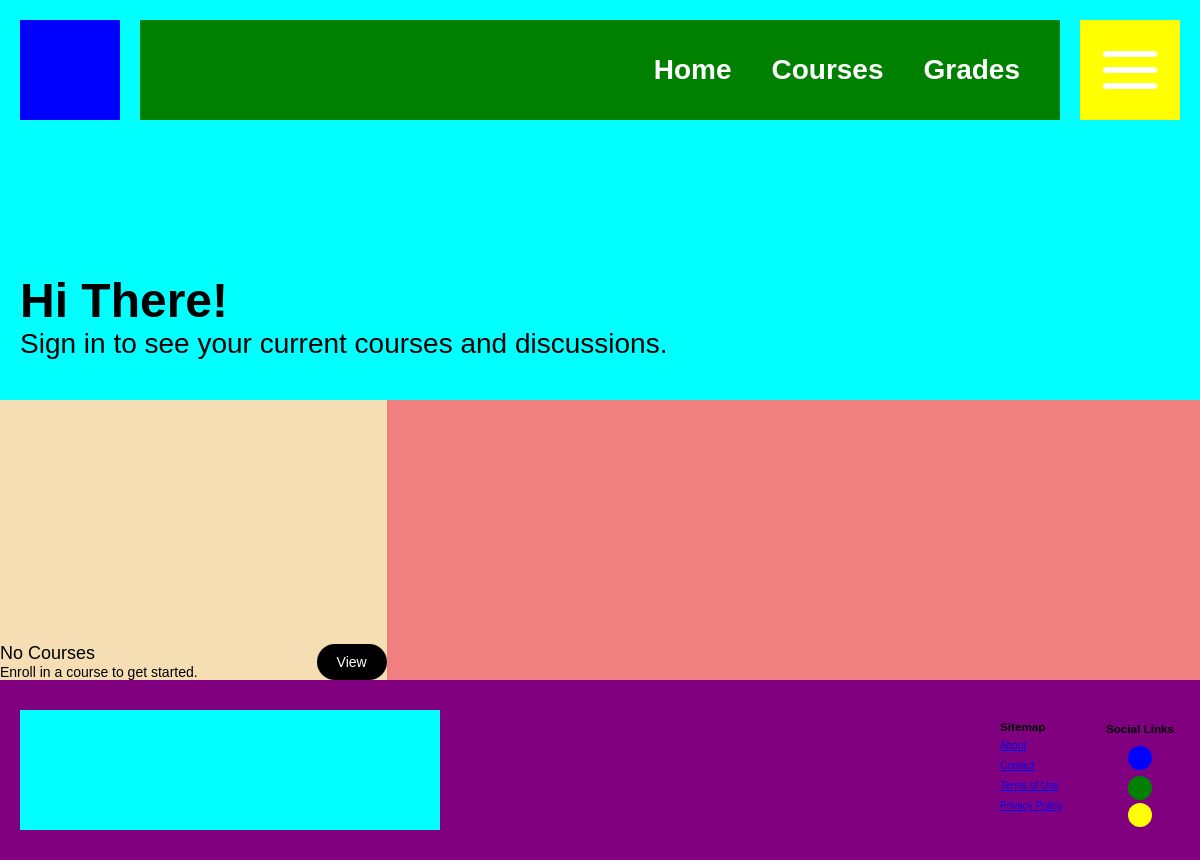
Page /courses/ on the earlier database version.
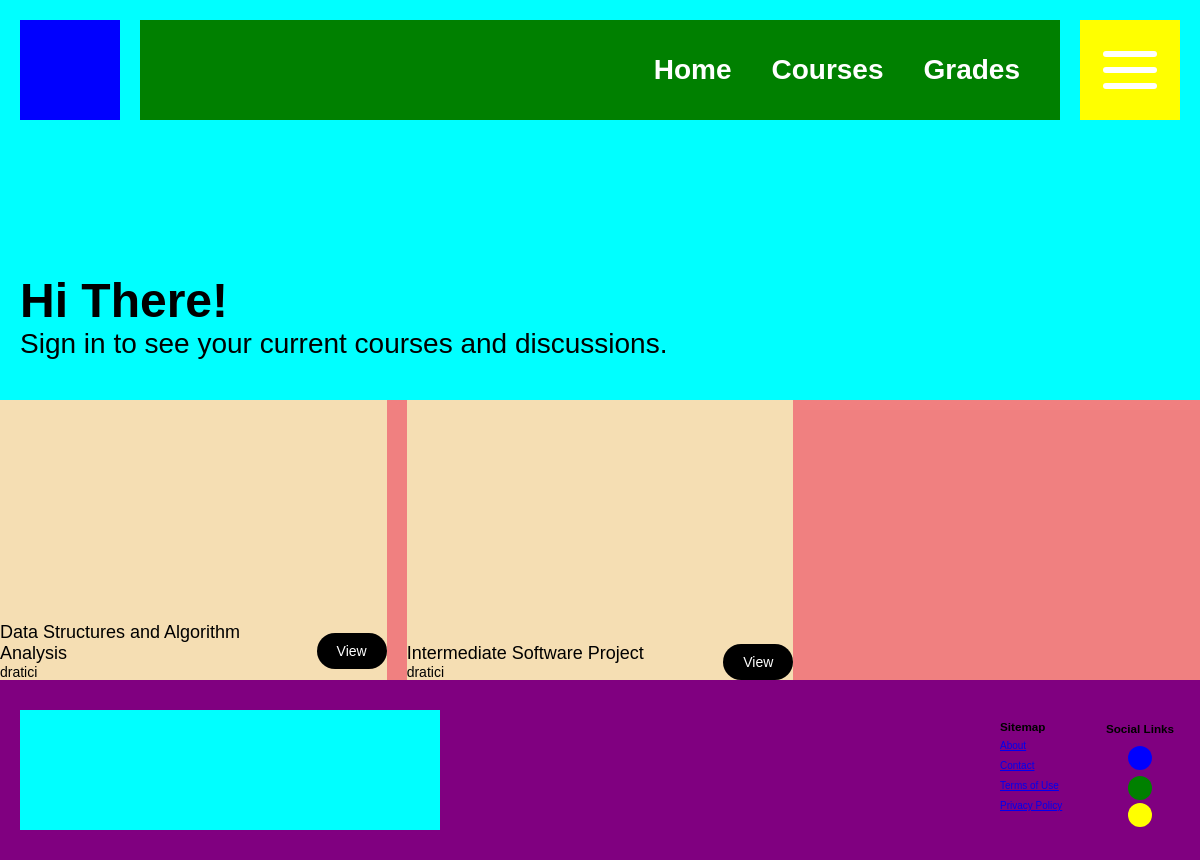
Same page on the later database version.
### dashboard/models.py (models this page shows)
class Course(models.Model):
    code = models.CharField(max_length=10)
    name = models.CharField(max_length=100)
    description = models.TextField()
    instructor = models.ForeignKey(Profile, on_delete=models.CASCADE)
    students = models.ManyToManyField(Profile, related_name='courses', blank=True)
    start_date = models.DateField()
    end_date = models.DateField()
    created_date = models.DateTimeField(auto_now_add=True)
    updated_date = models.DateTimeField(auto_now=True)
    assignments = models.ManyToManyField('Assignment', related_name='courses', blank=True)

class Profile(AbstractUser):
    pass

### dashboard/views.py (the view)
# urls.py: path("courses/", views.view_courses, name="view_courses"),
def view_courses(request):
    courses = Course.objects.all()
    context = {
        "courses": courses
    }
    return render(request, "courses.html", context)

### templates/courses.html
{% extends 'base.html' %}
{% block content %}
{% if courses %}
<section class="courses">
{% for course in courses %}
<section class="course">
    <section class="course-image"></section>
    <section class="course-meta">
        <section class="course-details">
            <h4>{{ course.name }}</h4>
            <p>{{ course.instructor }}</p>
        </section>
        <a href="{% url 'view_course' course.id %}">View</a>
    </section>
</section>
    {% endfor %}
</section>
    {% else %}
<section class="courses">
    <section class="course">
        <section class="course-image"></section>
        <section class="course-meta">
            <section class="course-details">
                <h4>No Courses</h4>
                <p>Enroll in a course to get started.</p>
            </section>
            <a href="#">View</a>
        </section>
    </section>
</section>
{% endif %}
{% endblock content %}

Differences in the rows shown:
added Course: name "Data Structures and Algorithm Analysis", instructor "dratici"
added Course: name "Intermediate Software Project", instructor "dratici"
Other differences:
text no longer shown: "No Courses Enroll in a course to get started. View"
